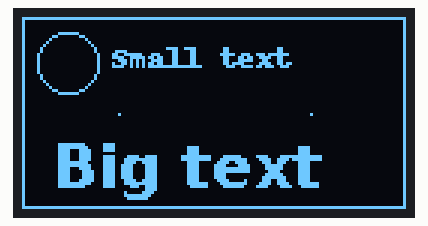
This program was run on a simulated Raspberry Pi (BCM pin numbers). Parts: 128×64 one-colour display.

Above: at 0.24 s.
At 1.0 s:
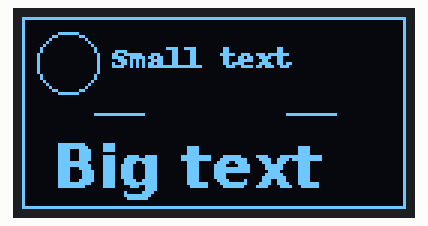
At 1.86 s:
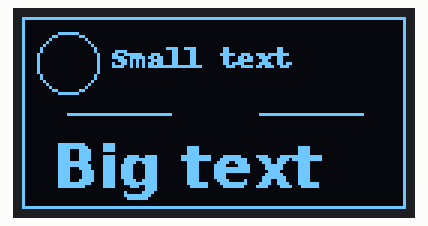
At 3.49 s:
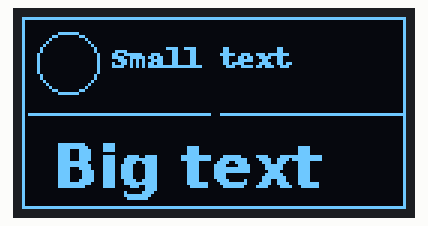
At 5.11 s:
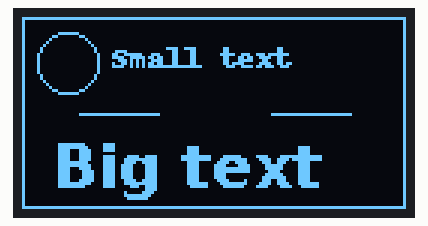
At 6.74 s:
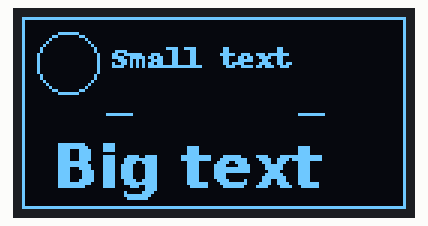

Measured:
- by itself, everything shown: repeats every 6.1 s, in 64 steps

The program:

oled_images_shapes_sh1106.py
```python
# This code utilizes the luma library to display on oled display
# steps to run this code
# we need to get inside virtual environment
# if already created, go inside the env folder and type "source bin/activate"
# once inside, go back (cd ..) and type "python3 oled_images_shapes_sh1106.py"
# if error persists check for i2c connected device by typing "sudo i2cdetect -y 1"
# Note: installing any libary using "pip" requires you to stay inside the virtual environment
# Note: This is interchangable with ssd1306 oled display

from luma.core.interface.serial import i2c		#for first timer install "pip install luma.oled"
from luma.oled.device import sh1106
from PIL import Image, ImageDraw, ImageFont		#for first timer install "pip install pillow"
import time										#for adding delay

# initialize i2c display
device = sh1106(i2c(port=1, address=0x3c)) 		#displaytype(primary i2c port and address)

# load fonts
fontSmall = ImageFont.load_default()
fontLarge = ImageFont.truetype("/usr/share/fonts/truetype/dejavu/DejaVuSans-Bold.ttf",20)

i = 0
direction = 1

while True:
    # create blank canvas
    image = Image.new("1", device.size)
    draw = ImageDraw.Draw(image)

    # Draw shapes
    draw.rectangle((0,0,127,63), outline=255, fill=0)
    draw.ellipse((5,5,25,25), outline=255, fill=0)

    #Draw texts (texts should be after shapes)
    draw.text((30,8), "Small text", font=fontSmall, fill=255)
    draw.text((10,38), "Big text", font=fontLarge, fill=255)

    #calculate line positions
    x1 = 32-i
    x2 = 32+i
    x3 = 96-i
    x4 = 96+i

    #draw two bouncing horizontal lines
    draw.line((x1,32,x2,32), fill=255)
    draw.line((x3,32,x4,32), fill=255)

    #Display image
    device.display(image)

    #update motion
    i += direction
    if i>=32 or i<=0:
        direction *= -1	#reverse direction

    time.sleep(0.0001)
```
